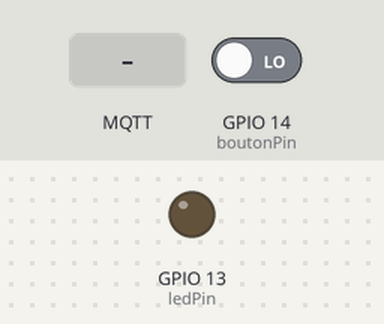
Simulated run of this sketch. Board: ESP8266 (NodeMCU). On the bench: output pins drawn as LEDs (lit = HIGH). Inputs (shaded band) come from the test bench; at power-on: GPIO 14 (boutonPin) LOW. WiFi joins after 1.5 s; servers stay silent unless stated; no MQTT or app messages arrive unless stated; what the sketch prints to the serial monitor is not drawn.

Above: at 2.7 s.
2.8 s: GPIO 14 (boutonPin) driven HIGH
At 3.9 s:
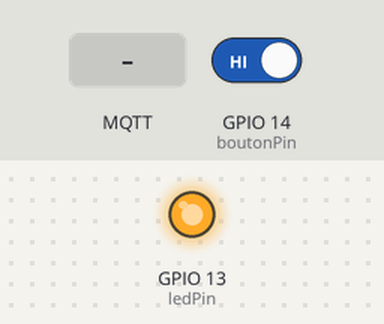
4.3 s: MQTT message "OFF" arrives on the first subscribed topic
At 4.9 s:
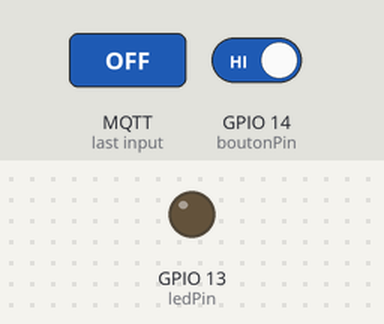
5.8 s: MQTT message "ON" arrives on the first subscribed topic
At 7.2 s:
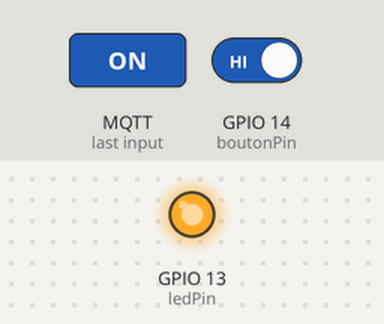
Timing chart, 0 to 8.8 s (numbered marks = the images above; inputs shaded):
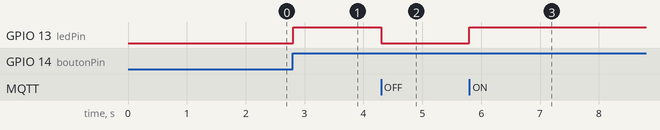

The sketch:

code_esp8266.ino
```cpp
#include <FS.h>                   //this needs to be first, or it all crashes and burns...

#include <ESP8266WiFi.h>          //https://github.com/esp8266/Arduino
//needed for library
#include <DNSServer.h>
#include <ESP8266WebServer.h>
#include <WiFiManager.h>          //https://github.com/tzapu/WiFiManager
#include <ArduinoJson.h>          //https://github.com/bblanchon/ArduinoJson
#include <PubSubClient.h>

const int ledPin = 13;
const int boutonPin = 14;
int lastDebounceTime = 0;
int lastButtonState = 0;
int debounceDelay = 2;    // Filtre : plus le délai est important moins on détectera des clic rapide sur le bouton
int ledState = 0;
int buttonState = 0;
int reading = 0;
int lastmqttState = 0;
int mqtt = 0;

//flag for saving data
bool shouldSaveConfig = false;

//define your default values here, if there are different values in config.json, they are overwritten.
//char mqtt_server[40];
#define mqtt_server       "172.20.10.8"
#define mqtt_port         "1883"
#define mqtt_user         "prises"
#define mqtt_pass         "prises"
#define prises_topic    "Prises/Prise1"

WiFiClient espClient;
PubSubClient client(espClient);

//callback notifying us of the need to save config
void saveConfigCallback () {
  Serial.println("Should save config");
  shouldSaveConfig = true;
}

void setup() {
  // put your setup code here, to run once:
  Serial.begin(115200);
  Serial.println();

  // The extra parameters to be configured (can be either global or just in the setup)
  // After connecting, parameter.getValue() will get you the configured value
  // id/name placeholder/prompt default length
  WiFiManagerParameter custom_mqtt_server("server", "mqtt server", mqtt_server, 40);
  WiFiManagerParameter custom_mqtt_port("port", "mqtt port", mqtt_port, 6);
  WiFiManagerParameter custom_mqtt_user("user", "mqtt user", mqtt_user, 20);
  WiFiManagerParameter custom_mqtt_pass("pass", "mqtt pass", mqtt_pass, 20);

  WiFiManager wifiManager;
  //wifiManager.autoConnect("Prise 1");
  wifiManager.setAPCallback(configModeCallback);
  wifiManager.setSaveConfigCallback(saveConfigCallback);
  // Initialise le Pin comme une sortie | Initialize the digital pin as an output with pinMode()
  pinMode(ledPin, OUTPUT);
  pinMode(boutonPin, INPUT);

  //add all your parameters here
  wifiManager.addParameter(&custom_mqtt_server);
  wifiManager.addParameter(&custom_mqtt_port);
  wifiManager.addParameter(&custom_mqtt_user);
  wifiManager.addParameter(&custom_mqtt_pass);

  if (!wifiManager.autoConnect("Prise1")) {
    Serial.println("failed to connect and hit timeout");
    delay(3000);
    //reset and try again, or maybe put it to deep sleep
    ESP.reset();
    delay(5000);
  }

  //if you get here you have connected to the WiFi
  Serial.println("connected...yeey :)");

  //read updated parameters
  strcpy(mqtt_server, custom_mqtt_server.getValue());
  strcpy(mqtt_port, custom_mqtt_port.getValue());
  strcpy(mqtt_user, custom_mqtt_user.getValue());
  strcpy(mqtt_pass, custom_mqtt_pass.getValue());
 // strcpy(blynk_token, custom_blynk_token.getValue());

  Serial.println("local ip");
  Serial.println(WiFi.localIP());
//  client.setServer(mqtt_server, 12025);
  const uint16_t mqtt_port_x = 1883;
  client.setServer(mqtt_server, mqtt_port_x);
  client.setCallback(callback);

}

void callback(char* topic, byte* payload, unsigned int length){
  payload[length] = '\0';
  String s = String((char*)payload);
  if (s == "ON"){
    if (ledState == LOW){
      ledState = !ledState;
      digitalWrite(ledPin, ledState);
    }
  }
  else if (s == "OFF"){
    if (ledState == HIGH){
      ledState = !ledState;
      digitalWrite(ledPin, ledState);
    }
  }
}

void configModeCallback (WiFiManager *myWiFiManager) {
  Serial.println("Entered config mode");
  Serial.println(WiFi.softAPIP());

  Serial.println(myWiFiManager->getConfigPortalSSID());
}
//flag for saving data
//bool shouldSaveConfig = false;


void reconnect() {
  // Loop until we're reconnected
  while (!client.connected()) {
    Serial.print("Attempting MQTT connection...");
    // Attempt to connect
    // If you do not want to use a username and password, change next line to
    // if (client.connect("ESP8266Client")) {
    if (client.connect("ESP8266Client", mqtt_user, mqtt_pass)) {
      Serial.println("connected");
      client.subscribe(prises_topic);
    } else {
      Serial.print("failed, rc=");
      Serial.print(client.state());
      Serial.println(" try again in 5 seconds");
      // Wait 5 seconds before retrying
      delay(5000);
    }
  }
}

void loop() {
  if (!client.connected()) {
    reconnect();
  }

  client.loop();

  reading = digitalRead(boutonPin);     // On lit l'état du bouton | Button state reading
  if (reading != lastButtonState) {     // L'état est différent par rapport à la boucle précédente | State is different
     lastDebounceTime = millis();       // Enregistre le temps | record time
     lastButtonState = reading;         // enregistre l'état | record the new state
  }
  // On change l'état de la led uniquement si le temps écoulé entre deux appuis sur le bouton > debounceDelay
  // LED status is changed only if the time between two presses of the button > debounceDelay
  if ((millis() - lastDebounceTime) > debounceDelay) {
      if (buttonState != lastButtonState) {
          buttonState = lastButtonState;
          if (buttonState == HIGH) {
              ledState = !ledState;
              digitalWrite(ledPin, ledState);
          }
      }
  }

   if (ledState == HIGH){
     mqtt = 1;
   }

   else if (ledState == LOW){
     mqtt = 0;
   }

  if (mqtt != lastmqttState) {
    if(mqtt == 0){
      lastmqttState = mqtt;
      client.publish(prises_topic, "OFF");
      //Serial.println("mqtt OFF");
    }
    else if(mqtt == 1){
      lastmqttState = mqtt;
      client.publish(prises_topic, "ON");
      //Serial.println("mqtt ON");
    }
    else{
      lastmqttState = mqtt;
      client.publish(prises_topic, "ERROR 404");
      //Serial.println("mqtt ERROR 404");
    }
  }
}
```

Measured:
- after the input at 2.8 s, GPIO 13 (ledPin): LOW → HIGH at once
- after the input at 4.3 s, GPIO 13 (ledPin): HIGH → LOW at once
- after the input at 5.8 s, GPIO 13 (ledPin): LOW → HIGH at once
